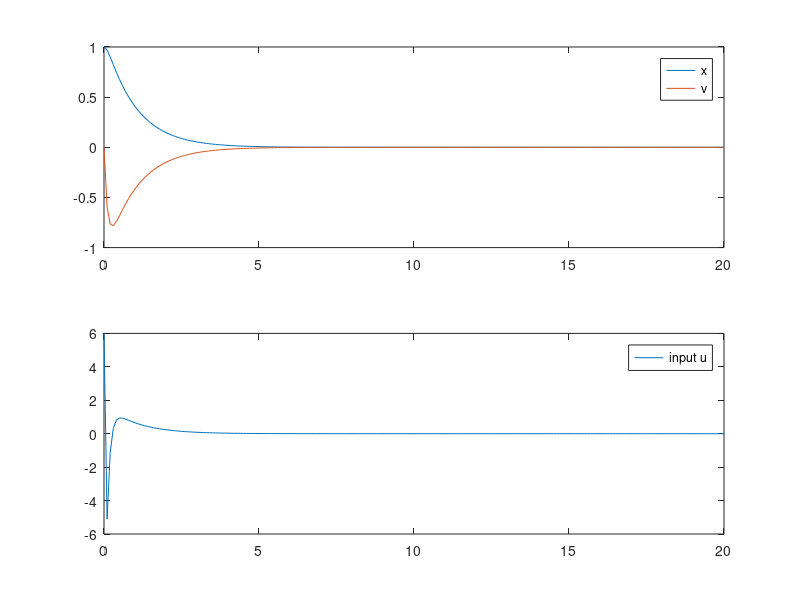

Reproduce this figure in MATLAB.
clc;close all;clear all
m = 1;k = 1;b = 0.5;
%setup state-space-c
A = [0 1;-k/m -b/m];
B = [0;1/m];
C = [1 0];
D = 0;
n = size(A)
%%setup lqr
R= 0.01;S = [1 0;0 1];Q = [1 0;0 1];
d_T = 0.1;
ss_d = c2d(ss(A,B,C,D),d_T);
%%setup state-space-d
A = ss_d.A;
B = ss_d.B;
C = ss_d.C;
D = ss_d.D;
%Inital set
x_0 = [1;0];
u_0 = 6;
u = u_0 ;
%Goal position
x_d = [0;0];
k_steps = 200+1;
N = k_steps;
x_record = zeros(n(1),k_steps);
t = 0:d_T:(k_steps-1)*d_T;
u_record = zeros(1,k_steps);
u(1)=u;
x_record(:,1)=x_0;
u_record(1) = u_0;
[p,~] = size(B');
%% No Control
% for k = 2:k_steps;
%     u
%     u_record(k) = -F(k-1)*
%     x = A_d*x_record(:,k-1)+B_d*u 
%     x_record(:,k)=x
% end
% plot(t,x_record)
% legend('x','v')
P_k = S;
%% lqr Control
for k = 1:N;
F = inv(B'*P_k*B+R)*B'*P_k*A;
P_k = (A-B*F)'*P_k*(A-B*F)+(F)'*R*F+Q;
if k == 1
    F_N =F;
else
    F_N = [F;F_N];
end
end
x = x_0;
for k = 2:k_steps;

    u = -F_N((k-1)*p+1:k*p,:)*x ;
    x = A*x+B*u;

    x_record(:,k)=x;
    u_record(:,k)=u;
end
subplot(2,1,1)
plot(t,x_record)
legend('x','v')
subplot(2,1,2)
plot(t,u_record)
legend('input u')